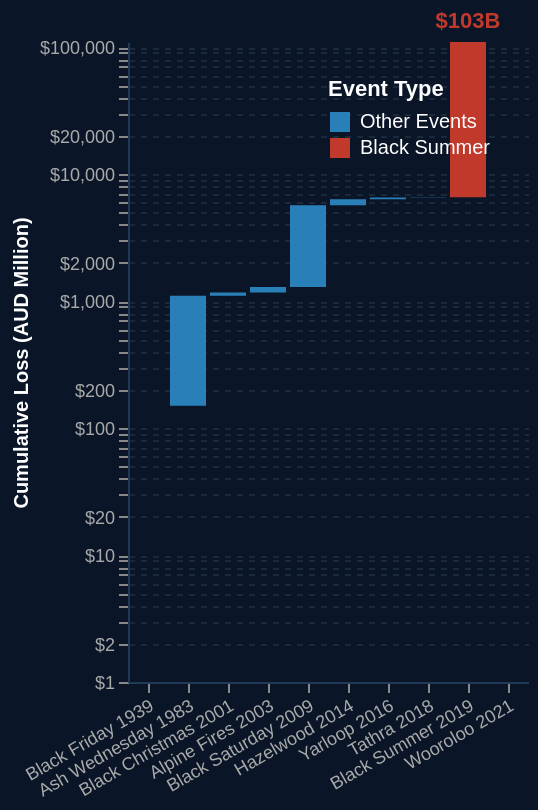

Express this chart as Vega-Lite.
### Vega-Lite specification from a JSON file in a GitHub repository (floating-point values rounded to 4 significant figures)
{"$schema": "https://vega.github.io/schema/vega-lite/v5.json", "width": "container", "height": 320, "data": {"values": [{"event": "Black Friday\n1939", "loss": 150, "cumulative": 150, "prev": 0, "type": "loss"}, {"event": "Ash Wednesday\n1983", "loss": 950, "cumulative": 1100, "prev": 150, "type": "loss"}, {"event": "Black Christmas\n2001", "loss": 70, "cumulative": 1170, "prev": 1100, "type": "loss"}, {"event": "Alpine Fires\n2003", "loss": 120, "cumulative": 1290, "prev": 1170, "type": "loss"}, {"event": "Black Saturday\n2009", "loss": 4400, "cumulative": 5690, "prev": 1290, "type": "loss"}, {"event": "Hazelwood\n2014", "loss": 650, "cumulative": 6340, "prev": 5690, "type": "loss"}, {"event": "Yarloop\n2016", "loss": 200, "cumulative": 6540, "prev": 6340, "type": "loss"}, {"event": "Tathra\n2018", "loss": 25, "cumulative": 6565, "prev": 6540, "type": "loss"}, {"event": "Black Summer\n2019", "loss": 103000, "cumulative": 109565, "prev": 6565, "type": "black_summer"}, {"event": "Wooroloo\n2021", "loss": 50, "cumulative": 109615, "prev": 109565, "type": "loss"}]}, "layer": [{"mark": {"type": "bar"}, "encoding": {"x": {"field": "event", "type": "ordinal", "sort": null, "title": null, "axis": {"labelAngle": -30, "labelFontSize": 9, "labelColor": "#aaaaaa", "grid": false, "domainColor": "#1e3a55"}}, "y": {"field": "prev", "type": "quantitative", "title": "Cumulative Loss (AUD Million)", "scale": {"type": "log", "base": 10, "domainMin": 1}, "axis": {"format": "$,.0f", "titleFontSize": 10, "labelFontSize": 9, "titleColor": "#ffffff", "labelColor": "#aaaaaa", "grid": true, "gridDash": [3, 3], "gridColor": "#1a2a3a", "domainColor": "#1e3a55"}}, "y2": {"field": "cumulative"}, "color": {"field": "type", "type": "nominal", "scale": {"domain": ["loss", "black_summer"], "range": ["#2980B9", "#C0392B"]}, "legend": {"title": "Event Type", "labelColor": "#ffffff", "titleColor": "#ffffff", "labelExpr": "datum.value === 'loss' ? 'Other Events' : 'Black Summer'", "orient": "top-right"}}, "tooltip": [{"field": "event", "type": "nominal", "title": "Event"}, {"field": "loss", "type": "quantitative", "title": "Loss (AUD M)", "format": "$,.0f"}, {"field": "cumulative", "type": "quantitative", "title": "Running Total", "format": "$,.0f"}]}}, {"transform": [{"filter": "datum.type === 'black_summer'"}], "mark": {"type": "text", "align": "center", "dy": -10, "fontSize": 11, "fontWeight": "bold", "color": "#C0392B"}, "encoding": {"x": {"field": "event", "type": "ordinal", "sort": null}, "y": {"field": "cumulative", "type": "quantitative", "scale": {"type": "log", "base": 10, "domainMin": 1}}, "text": {"value": "$103B"}}}], "config": {"background": "#0a1628", "view": {"stroke": "transparent"}}}
